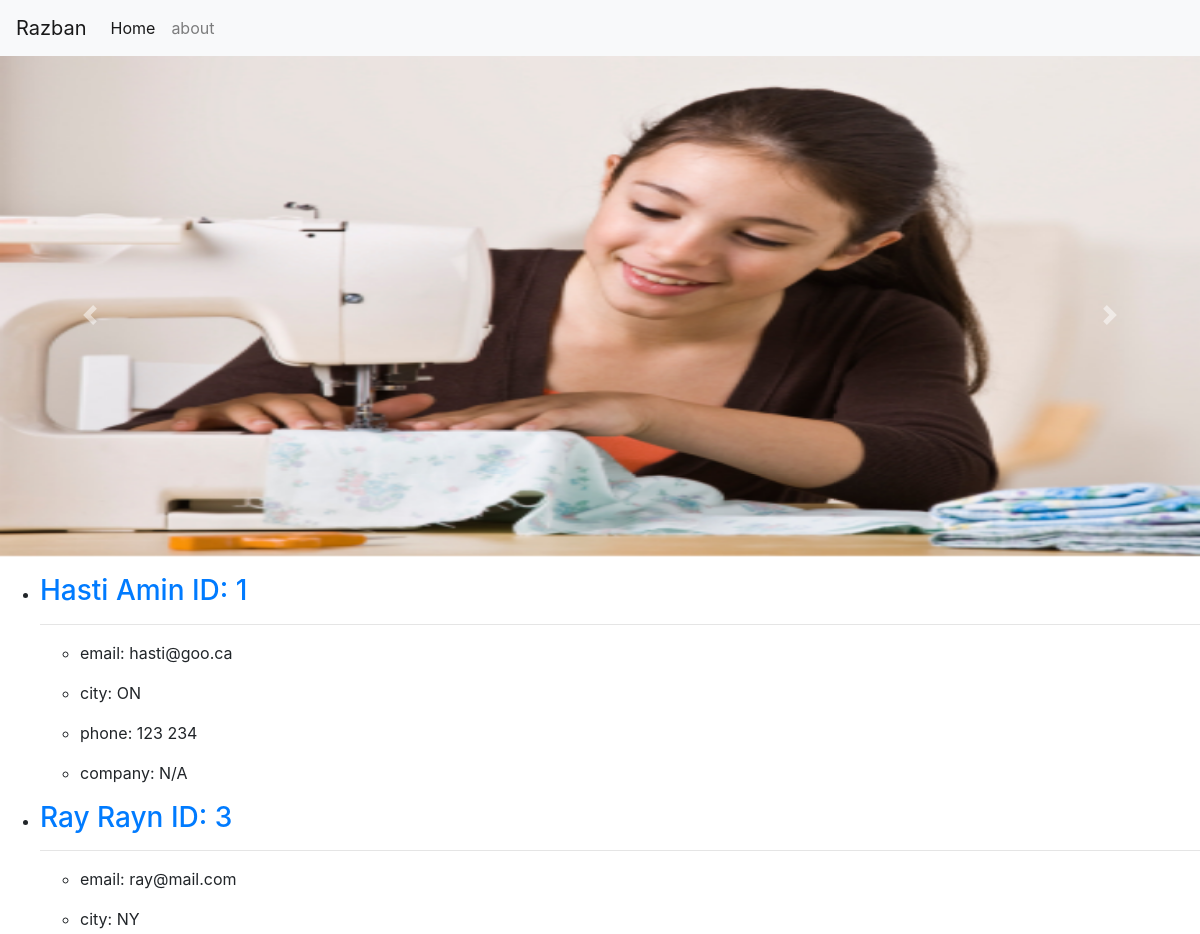
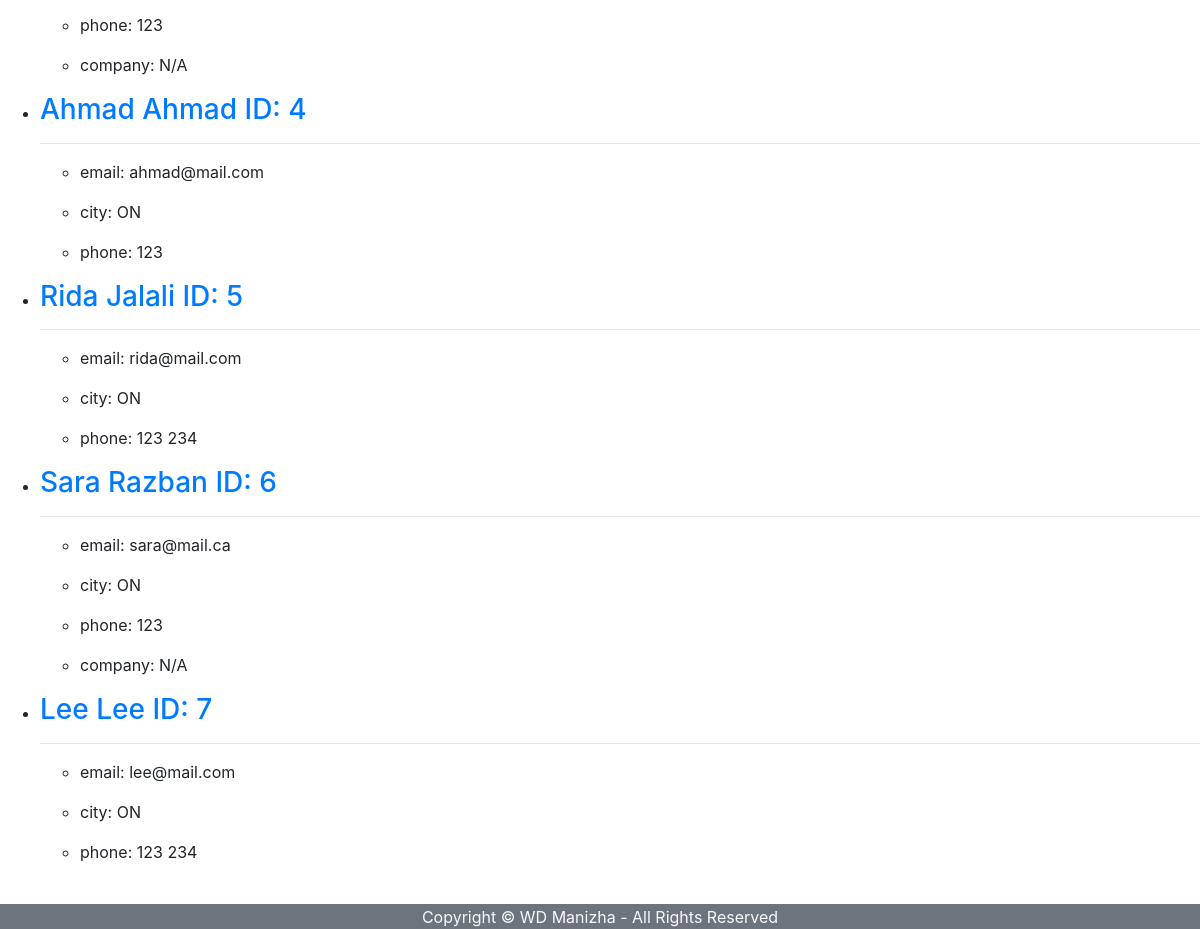
The page / on the database its author committed (2 pictures, top to bottom).
### registration/models.py (models this page shows)
class client(models.Model):
    CITY_CHOICES = [('ON','Toronto'),('ON','Missisauga'),('ON','Milton'), ('NY', 'New York'), ('ON','Brampton')]
    COUNTRY_CHOICES = [('CA','Canada'),('USA','United State of America'),('EU','Europe')]
    first = models.CharField(max_length=43)
    last = models.CharField(max_length = 31)
    email = models.CharField(max_length=31)
    company = models.CharField(max_length=50 , blank = True)
    address = models.CharField(max_length=50, null=True)
    city = models.CharField(max_length=21, choices = CITY_CHOICES,)
    country = models.CharField(max_length=33, choices=COUNTRY_CHOICES,)
    phone = models.CharField(max_length=31, null=True)
    dress = models.ManyToManyField('dress')

### registration/views.py (the view)
# urls.py: 2. Add a URL to urlpatterns:  path('', views.home, name='home')
def home(request):
    clients = client.objects.all()
    return render( request,'home.html', {'clients':clients,})

### registration/templates/home.html
{%  extends 'base.html' %}
{% block content %}
<div>
<ul>
{% for client in clients %}
<li><h3><a href="{% url 'client_detail' client.id %}">{{ client.first | capfirst }} {{ client.last | capfirst }}  ID: {{ client.id }}</a></h3></li>
<hr>
<ul>
<li><p> email: {{ client.email }}</p></li>
<li><p> city: {{ client.city }}</p></li>
<li><p> phone: {{ client.phone }}</p></li>
{% if client.company %}
<li><p> company: {{ client.company}}</p></li>
{% endif %}
</ul>
{% endfor %}
</ul>
</div>
{% endblock %}

### registration/templates/base.html (shortened to what this page needs)
{% load static %}
<!doctype html>
<html lang="en">
  <head>
    <link rel="stylesheet" href="https://stackpath.bootstrapcdn.com/bootstrap/4.5.0/css/bootstrap.min.css">
    <link rel="stylesheet" href="{% static 'style.css' %}">
  </head>
  <body>
  <nav class="navbar navbar-expand-lg navbar-light bg-light">
  <a class="navbar-brand" href="{% url 'home' %}">Razban</a>
  <div class="collapse navbar-collapse" id="navbarSupportedContent">
    <ul class="navbar-nav mr-auto">
      <li class="nav-item active">
        <a class="nav-link" href="{% url 'home' %}">Home <span class="sr-only">(current)</span></a>
      </li>
      <li class="nav-item">
        <a class="nav-link" href="{% url 'about' %}">about</a>
      </li>
  </div>
</nav>
<div id="carouselExampleFade" class="carousel slide carousel-fade" data-ride="carousel">
  <div class="carousel-inner">
    <div class="carousel-item active">
      <img src="{% static 'images/one.jpg' %}" class="d-block w-100" alt="image">
    </div>
  </div>
  <a class="carousel-control-prev" href="#carouselExampleFade" role="button" data-slide="prev">
    <span class="carousel-control-prev-icon" aria-hidden="true"></span>
  </a>
  <a class="carousel-control-next" href="#carouselExampleFade" role="button" data-slide="next">
    <span class="carousel-control-next-icon" aria-hidden="true"></span>
  </a>
</div>
    {% block content %}{% endblock %}
</body>
<br>
 <footer class="container-fluid text-center text-light border-top border-secondary bg-secondary">
        Copyright &COPY; WD Manizha - All Rights Reserved
    </footer>
  </body>
</html>

### static/style.css (style rules this page uses)
img { width: 100%; height: 500px; vertical-align: top; margin-bottom: 18px; }

### rows shown on the page
client: first "Hasti", last "Amin", id "1", email "hasti@goo.ca", city "ON", phone "123 234", company "N/A"
client: first "Ray", last "Rayn", id "3", email "ray@mail.com", city "NY", phone "123", company "N/A"
client: first "Ahmad", last "Ahmad", id "4", email "ahmad@mail.com", city "ON", phone "123"
client: first "Rida", last "Jalali", id "5", email "rida@mail.com", city "ON", phone "123 234"
client: first "Sara", last "Razban", id "6", email "sara@mail.ca", city "ON", phone "123", company "N/A"
client: first "Lee", last "Lee", id "7", email "lee@mail.com", city "ON", phone "123 234"
